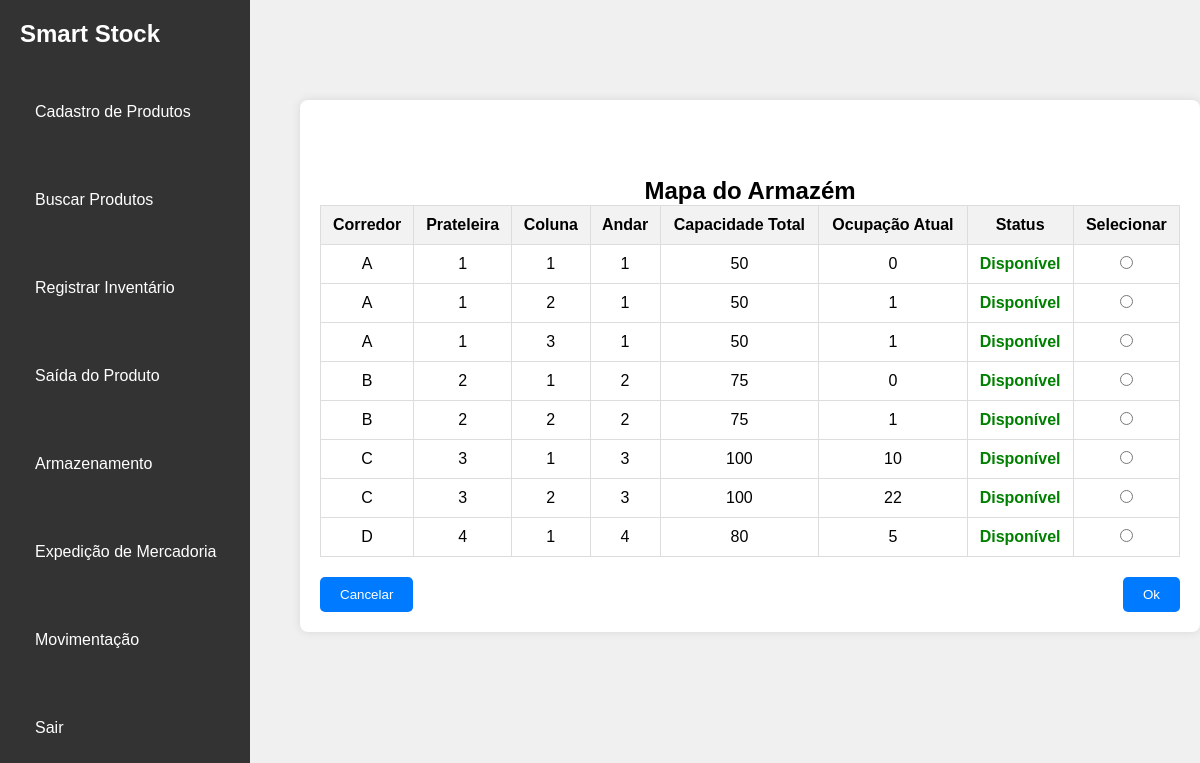
Before: /view/Armazenamento.php (signed in) with the older database file.
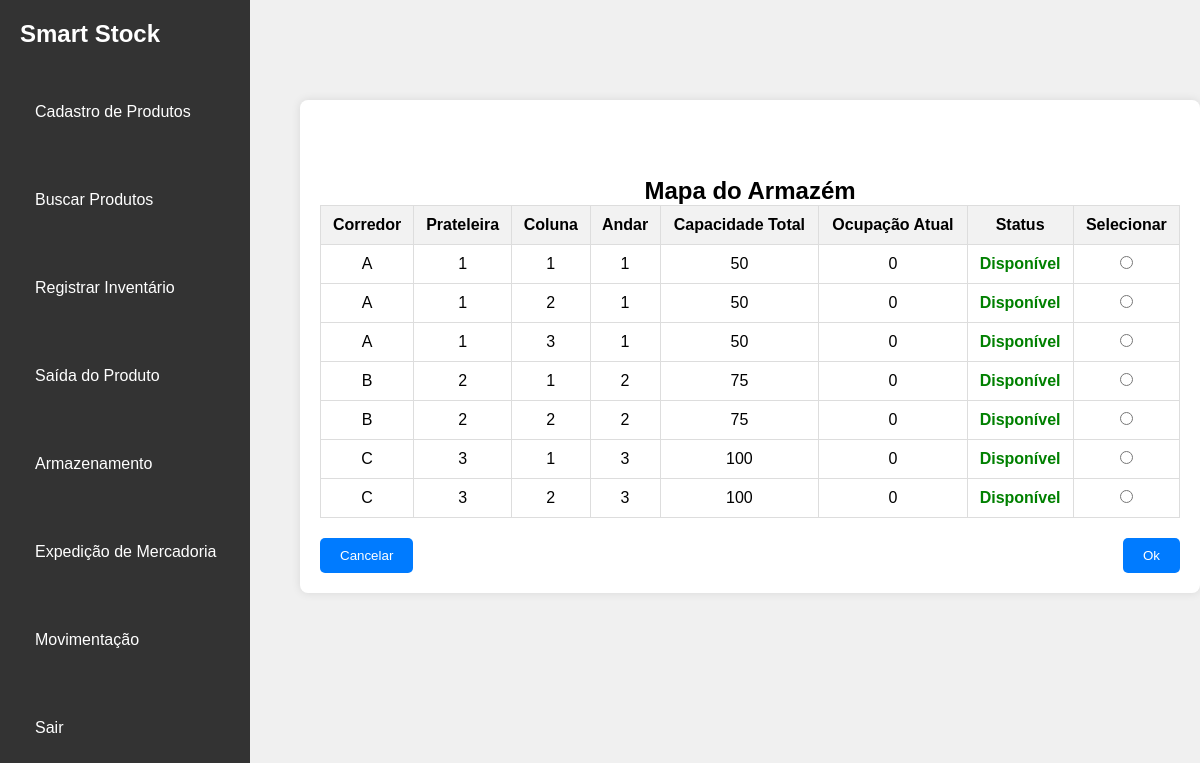
After: the same page with the newer database file.
### tables this page shows
CREATE TABLE `localizacao` (
  `localizacao_id` int NOT NULL,
  `corredor` varchar(50) DEFAULT NULL,
  `prateleira` varchar(255) NOT NULL,
  `coluna` varchar(255) NOT NULL,
  `andar` int NOT NULL,
  `capacidade_total` int NOT NULL,
  `ocupacao_atual` int NOT NULL
);

### dao/LocalizacaoDao.php (called while the page is built, shortened)
<?php
class LocalizacaoDAO
{
    public static function listarLocalizacao()
    {
        try {
            $conexao = Conexao::conectar();
            $query = "SELECT * FROM localizacao";
            $stmt = $conexao->prepare($query);
            $stmt->execute();
            return $stmt->fetchAll(PDO::FETCH_ASSOC);
        } catch (PDOException $e) {
            throw new Exception('Erro ao listar localizações: ' . $e->getMessage());
        }
    }
}

### view/Armazenamento.php (the view, shortened to what this page needs)
<!DOCTYPE html>
<html lang="pt-BR">
<head>
    <link rel="stylesheet" href="../css/header.css">
    <link rel="stylesheet" href="../css/index.css">
</head>
<?php
$localizacoes = LocalizacaoDao::ListarLocalizacao();
?>
<body>
    <header id="header">
        <nav id="navbar">
            <h1 id="system-name">Smart Stock</h1>
            <ul id="nav">
                <li class="nav-item"><a href="cadastroProduto.php">Cadastro de Produtos</a></li>
                <li class="nav-item"><a href="listaProduto.php">Buscar Produtos</a></li>
                <li class="nav-item"><a href="registrarInventario.php">Registrar Inventário</a></li>
                <li class="nav-item"><a href="registrarSaidaProduto.php">Saída do Produto</a></li>
                <li class="nav-item"><a href="Armazenamento.php">Armazenamento</a></li>
                <li class="nav-item"><a href="ExpediçãodeMercadoria.php">Expedição de Mercadoria</a></li>
                <li class="nav-item"><a href="movimentacao.php">Movimentação</a></li>
                <li class="nav-item"><a href="../index.php">Sair</a></li>
            </ul>
        </nav>
    </header>
    <div class="container">
        <h1>Selecione o Local de Armazenamento</h1>
        <form id="form-locacao" action="../controller/cadastrarLocalizacao.php" method="post">
            <div class="map">
                <h2>Mapa do Armazém</h2>
                <table id="warehouse-map">
                    <thead>
                        <tr>
                            <th>Corredor</th>
                            <th>Prateleira</th>
                            <th>Coluna</th>
                            <th>Andar</th>
                            <th>Capacidade Total</th>
                            <th>Ocupação Atual</th>
                            <th>Status</th>
                            <th>Selecionar</th>
                        </tr>
                    </thead>
                    <tbody id="location-table">
                        <?php foreach ($localizacoes as $localizacao): ?>
                            <tr>
                                <td><?php echo htmlspecialchars($localizacao['corredor']); ?></td>
                                <td><?php echo htmlspecialchars($localizacao['prateleira']); ?></td>
                                <td><?php echo htmlspecialchars($localizacao['coluna']); ?></td>
                                <td><?php echo htmlspecialchars($localizacao['andar']); ?></td>
                                <td><?php echo htmlspecialchars($localizacao['capacidade_total']); ?></td>
                                <td><?php echo htmlspecialchars($localizacao['ocupacao_atual']); ?></td>
                                <td class="<?php echo ($localizacao['ocupacao_atual'] < $localizacao['capacidade_total']) ? 'status-disponivel' : 'status-sobrecarregado'; ?>">
                                    <?php echo ($localizacao['ocupacao_atual'] < $localizacao['capacidade_total']) ? 'Disponível' : 'Sobrecarregado'; ?>
                                </td>
                                <td>
                                    <input type="radio" name="localizacao_id" value="<?php echo htmlspecialchars($localizacao['localizacao_id']); ?>"
                                        data-corredor="<?php echo htmlspecialchars($localizacao['corredor']); ?>"
                                        data-prateleira="<?php echo htmlspecialchars($localizacao['prateleira']); ?>"
                                        data-coluna="<?php echo htmlspecialchars($localizacao['coluna']); ?>"
                                        data-andar="<?php echo htmlspecialchars($localizacao['andar']); ?>"
                                        data-capacidade="<?php echo htmlspecialchars($localizacao['capacidade_total']); ?>"
                                        data-ocupacao="<?php echo htmlspecialchars($localizacao['ocupacao_atual']); ?>"
                                        onchange="updateSelectedLocation(this)" required>
                                </td>
                            </tr>
                        <?php endforeach; ?>
                    </tbody>
                </table>
            </div>
            <div class="buttons">
                <button type="button" id="btn-cancelar">Cancelar</button>
                <button type="submit" id="btn-ok">Ok</button>
            </div>
        </form>
    </div>
</body>
</html>

### css/header.css (style rules this page uses)
#navbar { display: flex; flex-direction: column; justify-content: flex-start; align-items: flex-start; position: fixed; left: 0; top: 0; width: 250px; height: 100%; background-color: #333; padding: 20px; }
#nav { list-style-type: none; display: flex; flex-direction: column; gap: 70px; margin-top: 26%; text-wrap: nowrap; }
.nav-item a { color: white; text-decoration: none; padding: 10px 15px; border-radius: 4px; width: 100%; transition: background-color 0.3s; }

### css/index.css (style rules this page uses)
* { box-sizing: border-box; margin: 0; padding: 0; }
body { font-family: Verdana, Geneva, Tahoma, sans-serif; background-color: #f0f0f0; }
h1 { color: #fff; }

### view/Armazenamento.php (style rules this page uses)
.container { flex-grow: 1; margin: 100px auto; margin-left: 300px; background: white; padding: 20px; border-radius: 8px; box-shadow: 0 0 10px rgba(0, 0, 0, 0.1); }
h1, h2 { text-align: center; }
.map { margin: 20px 0; display: flex; flex-direction: column; }
table { width: 100%; border-collapse: collapse; }
th, td { padding: 10px; border: 1px solid #ddd; text-align: center; }
th { background-color: #f2f2f2; }
.buttons { display: flex; justify-content: space-between; }
button { padding: 10px 20px; border: none; background-color: #007BFF; color: white; cursor: pointer; border-radius: 5px; }
.status-disponivel { color: green; font-weight: bold; }

Changed rows visible on the page:
removed localizacao: corredor "D", prateleira "4", coluna "1", andar "4", capacidade_total "80", ocupacao_atual "5", shows "Disponível"
changed localizacao (number 2 of 7 on the later page): ocupacao_atual "1" → "0"
changed localizacao (number 3 of 7 on the later page): ocupacao_atual "1" → "0"
changed localizacao (number 5 of 7 on the later page): ocupacao_atual "1" → "0"
changed localizacao (number 6 of 7 on the later page): ocupacao_atual "10" → "0"
changed localizacao (number 7 of 7 on the later page): ocupacao_atual "22" → "0"
